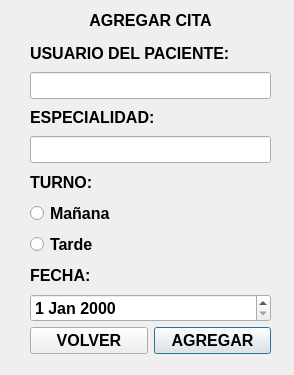
<?xml version="1.0" encoding="UTF-8"?>
<ui version="4.0">
 <class>Dialog_agregar_citas</class>
 <widget class="QDialog" name="Dialog_agregar_citas">
  <property name="geometry">
   <rect>
    <x>0</x>
    <y>0</y>
    <width>294</width>
    <height>375</height>
   </rect>
  </property>
  <property name="font">
   <font>
    <pointsize>12</pointsize>
    <bold>true</bold>
   </font>
  </property>
  <property name="windowTitle">
   <string>Dialog_agregar_citas</string>
  </property>
  <widget class="QLabel" name="label">
   <property name="geometry">
    <rect>
     <x>30</x>
     <y>10</y>
     <width>241</width>
     <height>21</height>
    </rect>
   </property>
   <property name="text">
    <string>AGREGAR CITA</string>
   </property>
   <property name="alignment">
    <set>Qt::AlignCenter</set>
   </property>
  </widget>
  <widget class="QWidget" name="gridLayoutWidget">
   <property name="geometry">
    <rect>
     <x>30</x>
     <y>40</y>
     <width>241</width>
     <height>282</height>
    </rect>
   </property>
   <layout class="QVBoxLayout" name="verticalLayout">
    <item>
     <widget class="QLabel" name="label_4">
      <property name="text">
       <string>USUARIO DEL PACIENTE:</string>
      </property>
     </widget>
    </item>
    <item>
     <widget class="QLineEdit" name="insertar_usuariopac"/>
    </item>
    <item>
     <widget class="QLabel" name="label_5">
      <property name="text">
       <string>ESPECIALIDAD:</string>
      </property>
     </widget>
    </item>
    <item>
     <widget class="QLineEdit" name="insertar_espec"/>
    </item>
    <item>
     <widget class="QLabel" name="label_3">
      <property name="text">
       <string>TURNO:</string>
      </property>
     </widget>
    </item>
    <item>
     <widget class="QRadioButton" name="insertar_turnM">
      <property name="text">
       <string>Mañana</string>
      </property>
     </widget>
    </item>
    <item>
     <widget class="QRadioButton" name="insertar_turnT">
      <property name="text">
       <string>Tarde</string>
      </property>
     </widget>
    </item>
    <item>
     <widget class="QLabel" name="label_2">
      <property name="text">
       <string>FECHA:</string>
      </property>
     </widget>
    </item>
    <item>
     <widget class="QDateEdit" name="insert_fecha"/>
    </item>
   </layout>
  </widget>
  <widget class="QWidget" name="gridLayoutWidget_3">
   <property name="geometry">
    <rect>
     <x>30</x>
     <y>320</y>
     <width>241</width>
     <height>41</height>
    </rect>
   </property>
   <layout class="QGridLayout" name="gridLayout_4">
    <item row="0" column="1">
     <widget class="QPushButton" name="agregar">
      <property name="text">
       <string>AGREGAR</string>
      </property>
     </widget>
    </item>
    <item row="0" column="0">
     <widget class="QPushButton" name="volver">
      <property name="text">
       <string>VOLVER</string>
      </property>
     </widget>
    </item>
   </layout>
  </widget>
 </widget>
 <resources/>
 <connections/>
</ui>
